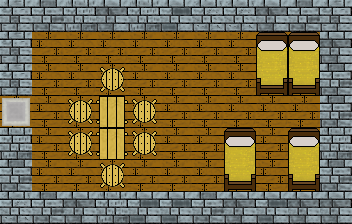

Rendered tile map (Tiled .tmx) drawn with the repository's tilesets; below, a short description and the full map source, tile grids included:
An orthogonal 11x7 tile map with 32x32 px tiles, 2 tile layers (Layer0, Layer1) and 19 objects (16x wall, 2x front_door, Sovik).

<map version="1.4" tiledversion="1.4.1" orientation="orthogonal" renderorder="right-down" width="11" height="7" tilewidth="32" tileheight="32" infinite="0" nextlayerid="4" nextobjectid="20">
 <tileset firstgid="1" source="ShardsOfCreation.tsx" />
 <layer id="1" name="Layer0" width="11" height="7">
  <data encoding="csv">
6,35,34,36,34,4,5,5,36,35,6,
6,15,15,15,15,15,15,15,15,15,36,
6,15,15,15,15,15,15,15,15,15,35,
15,15,15,15,15,15,15,15,15,15,35,
34,15,15,15,15,15,15,15,15,15,34,
35,15,15,15,15,15,15,15,15,15,35,
5,35,36,34,4,4,35,36,4,36,36
</data>
 </layer>
 <layer id="2" name="Layer1" width="11" height="7">
  <data encoding="csv">
0,0,0,0,0,0,0,0,0,0,0,
0,0,0,0,0,0,0,0,93,93,0,
0,0,0,91,0,0,0,0,123,123,0,
92,0,91,122,91,0,0,0,0,0,0,
0,0,91,122,91,0,0,93,0,93,0,
0,0,0,91,0,0,0,123,0,123,0,
0,0,0,0,0,0,0,0,0,0,0
</data>
 </layer>
 <objectgroup id="3" name="All">
  <object id="1" name="wall" x="0" y="32" width="32" height="64" />
  <object id="2" name="wall" x="0" y="128" width="32" height="64" />
  <object id="3" name="wall" x="320" y="0" width="32" height="224" />
  <object id="4" name="wall" x="96" y="96" width="32" height="64" />
  <object id="5" name="wall" x="256" y="32" width="32" height="64" />
  <object id="6" name="wall" x="288" y="32" width="32" height="64" />
  <object id="7" name="wall" x="288" y="128" width="32" height="64" />
  <object id="8" name="wall" x="224" y="128" width="32" height="64" />
  <object id="9" name="wall" x="0" y="192" width="320" height="32" />
  <object id="10" name="wall" x="0" y="0" width="320" height="32" />
  <object id="11" name="wall" x="136" y="104" width="16" height="16" />
  <object id="12" name="wall" x="136" y="136" width="16" height="16" />
  <object id="13" name="wall" x="104" y="168" width="16" height="16" />
  <object id="14" name="wall" x="104" y="72" width="16" height="16" />
  <object id="15" name="wall" x="72" y="136" width="16" height="16" />
  <object id="16" name="wall" x="72" y="104" width="16" height="16" />
  <object id="17" name="spawn" type="front_door" x="32" y="96" width="32" height="32" />
  <object id="18" name="portal" type="front_door" x="8" y="96" width="8" height="32" />
  <object id="19" name="npc" type="Sovik" x="256" y="96" width="32" height="32" />
 </objectgroup>
</map>
